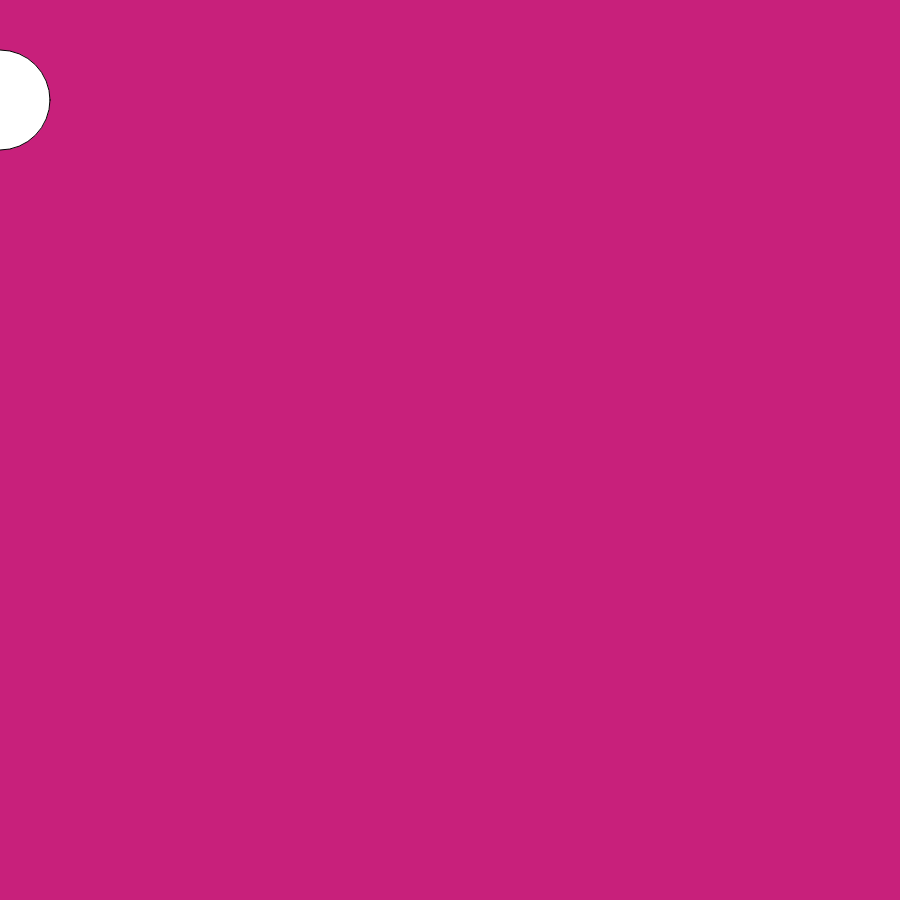
Frame 1 (no input)
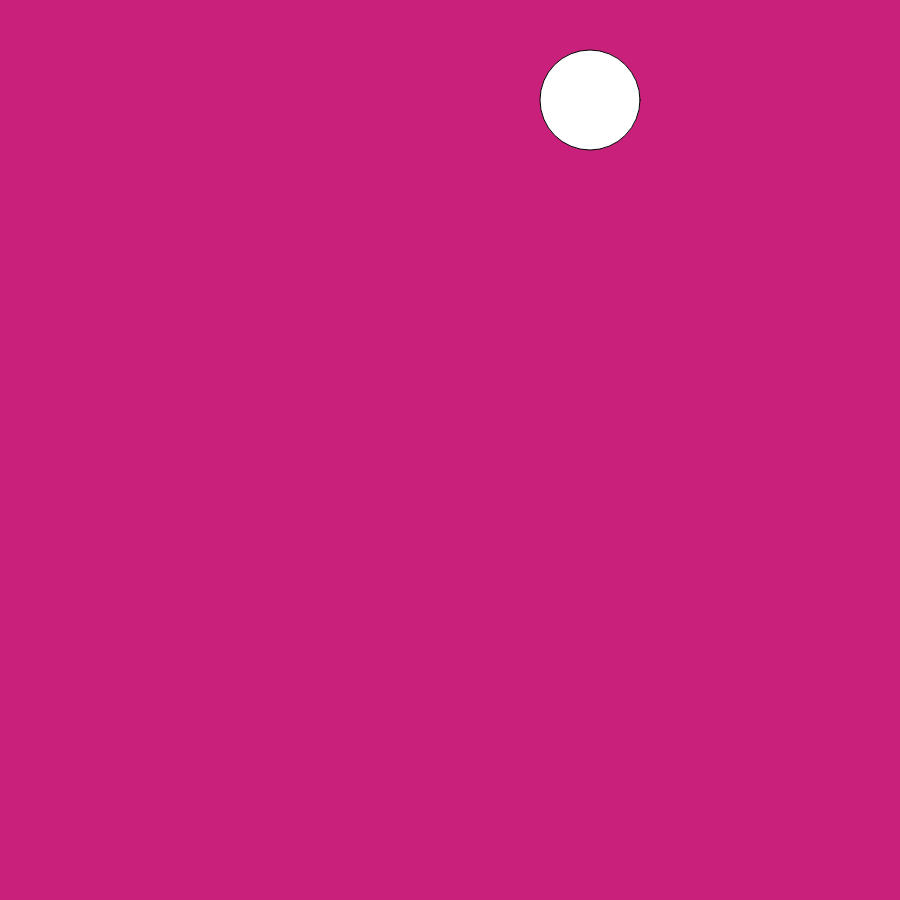
Frame 60 (no input)
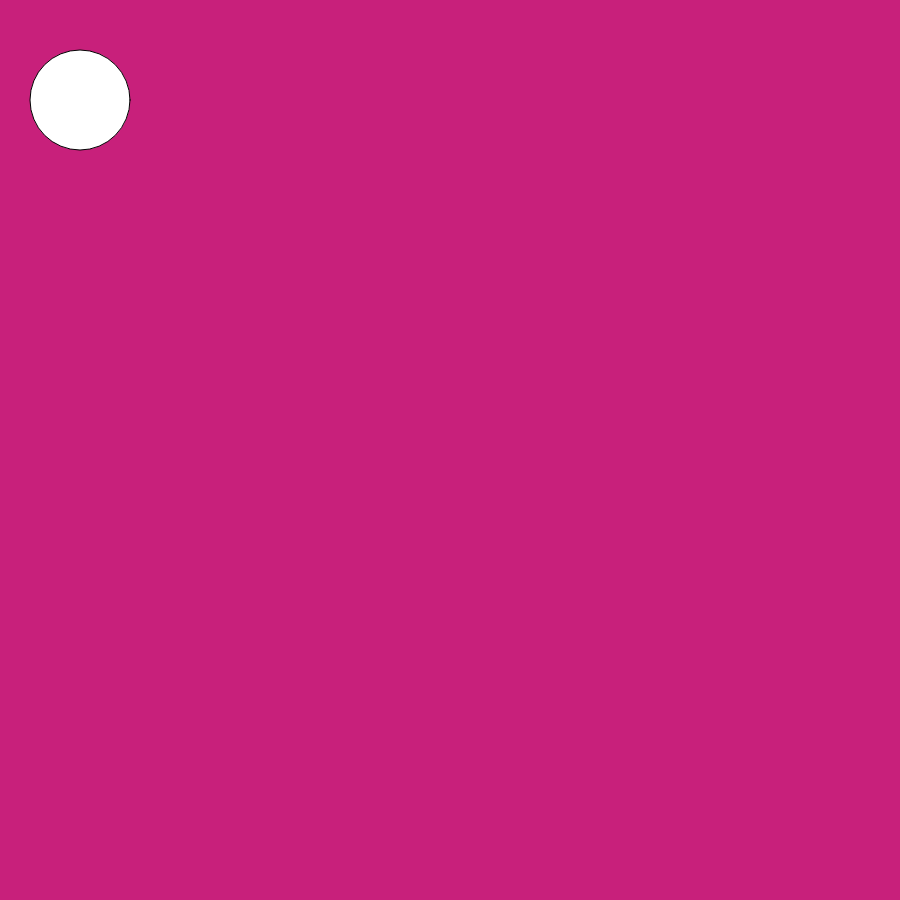
Frame 120 (the mouse pressed at the canvas centre since frame 60)

The p5.js sketch that drew these frames (run headless with seeded random() and noise() and a simulated clock; from frame 60 on, the mouse is pressed at the canvas centre):

// p5.js sketch
// ── sketch.js
var x = 0;

function setup() {
  createCanvas(900, 900);
  // put setup code here
}

  function draw() {
    // put drawing code here
    background(200, 32, 123);
    push();
      ellipse(x, 100, 100, 100);
    translate(x, 0);
    pop();

    x = x + 10;

    if (x > width) {
      x = -200
    }


}
